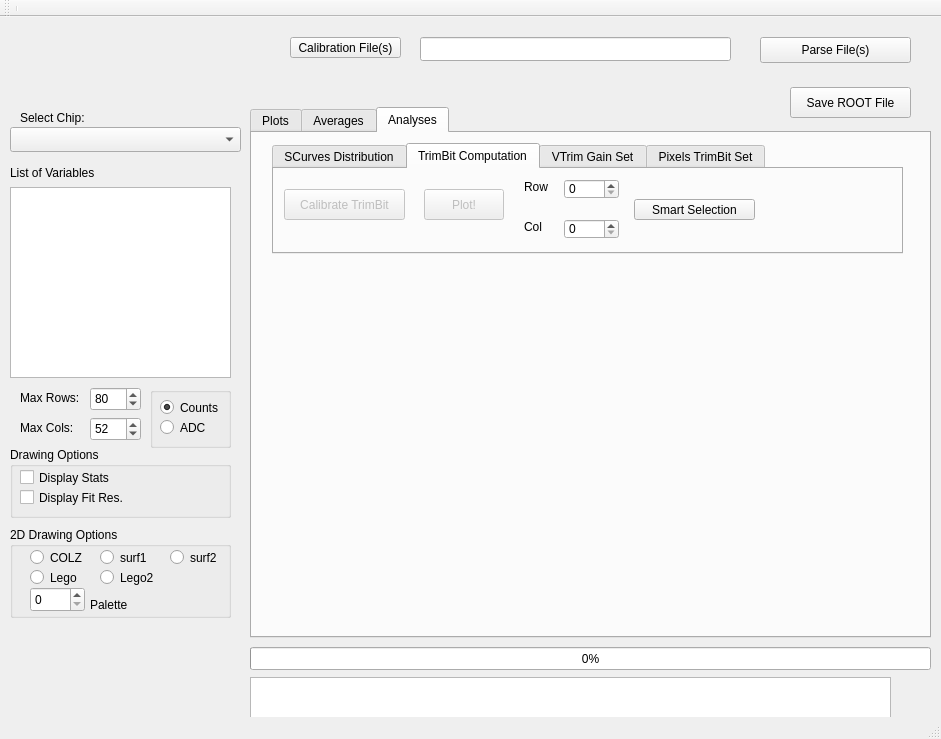
<?xml version="1.0" encoding="UTF-8"?>
<ui version="4.0">
 <class>MainWindow</class>
 <widget class="QMainWindow" name="MainWindow">
  <property name="geometry">
   <rect>
    <x>0</x>
    <y>0</y>
    <width>941</width>
    <height>739</height>
   </rect>
  </property>
  <property name="windowTitle">
   <string>MainWindow</string>
  </property>
  <widget class="QWidget" name="centralWidget">
   <widget class="QLabel" name="variablesL">
    <property name="geometry">
     <rect>
      <x>10</x>
      <y>140</y>
      <width>131</width>
      <height>31</height>
     </rect>
    </property>
    <property name="text">
     <string>List of Variables</string>
    </property>
   </widget>
   <widget class="QListWidget" name="variablesLW">
    <property name="geometry">
     <rect>
      <x>10</x>
      <y>170</y>
      <width>221</width>
      <height>191</height>
     </rect>
    </property>
   </widget>
   <widget class="QPushButton" name="pushButton">
    <property name="geometry">
     <rect>
      <x>290</x>
      <y>20</y>
      <width>111</width>
      <height>21</height>
     </rect>
    </property>
    <property name="text">
     <string>Calibration File(s)</string>
    </property>
   </widget>
   <widget class="QLineEdit" name="fileNameLE">
    <property name="geometry">
     <rect>
      <x>420</x>
      <y>20</y>
      <width>311</width>
      <height>24</height>
     </rect>
    </property>
    <property name="readOnly">
     <bool>true</bool>
    </property>
   </widget>
   <widget class="QLabel" name="maxRL">
    <property name="geometry">
     <rect>
      <x>20</x>
      <y>370</y>
      <width>71</width>
      <height>21</height>
     </rect>
    </property>
    <property name="text">
     <string>Max Rows:</string>
    </property>
   </widget>
   <widget class="QSpinBox" name="MaxRSB">
    <property name="geometry">
     <rect>
      <x>90</x>
      <y>370</y>
      <width>51</width>
      <height>24</height>
     </rect>
    </property>
    <property name="value">
     <number>80</number>
    </property>
   </widget>
   <widget class="QLabel" name="MaxCL">
    <property name="geometry">
     <rect>
      <x>20</x>
      <y>400</y>
      <width>61</width>
      <height>21</height>
     </rect>
    </property>
    <property name="text">
     <string>Max Cols:</string>
    </property>
   </widget>
   <widget class="QSpinBox" name="MaxCSB">
    <property name="geometry">
     <rect>
      <x>90</x>
      <y>400</y>
      <width>51</width>
      <height>24</height>
     </rect>
    </property>
    <property name="value">
     <number>52</number>
    </property>
   </widget>
   <widget class="QLabel" name="spcL">
    <property name="geometry">
     <rect>
      <x>20</x>
      <y>90</y>
      <width>101</width>
      <height>21</height>
     </rect>
    </property>
    <property name="text">
     <string>Select Chip:</string>
    </property>
   </widget>
   <widget class="QComboBox" name="spcCB">
    <property name="geometry">
     <rect>
      <x>10</x>
      <y>110</y>
      <width>231</width>
      <height>25</height>
     </rect>
    </property>
   </widget>
   <widget class="QPushButton" name="savFilePB">
    <property name="geometry">
     <rect>
      <x>790</x>
      <y>70</y>
      <width>121</width>
      <height>31</height>
     </rect>
    </property>
    <property name="text">
     <string>Save ROOT File</string>
    </property>
   </widget>
   <widget class="QTabWidget" name="actionsTB">
    <property name="geometry">
     <rect>
      <x>250</x>
      <y>90</y>
      <width>681</width>
      <height>531</height>
     </rect>
    </property>
    <property name="currentIndex">
     <number>2</number>
    </property>
    <widget class="QWidget" name="PlotsT">
     <attribute name="title">
      <string>Plots</string>
     </attribute>
     <widget class="TQtWidget" name="canvasTQTW" native="true">
      <property name="geometry">
       <rect>
        <x>10</x>
        <y>10</y>
        <width>661</width>
        <height>401</height>
       </rect>
      </property>
     </widget>
     <widget class="QLabel" name="colL">
      <property name="geometry">
       <rect>
        <x>100</x>
        <y>430</y>
        <width>41</width>
        <height>16</height>
       </rect>
      </property>
      <property name="text">
       <string>Col</string>
      </property>
     </widget>
     <widget class="QSpinBox" name="colSB">
      <property name="geometry">
       <rect>
        <x>90</x>
        <y>450</y>
        <width>55</width>
        <height>25</height>
       </rect>
      </property>
      <property name="maximum">
       <number>52</number>
      </property>
     </widget>
     <widget class="QSpinBox" name="rowSB">
      <property name="geometry">
       <rect>
        <x>20</x>
        <y>450</y>
        <width>55</width>
        <height>25</height>
       </rect>
      </property>
      <property name="maximum">
       <number>80</number>
      </property>
     </widget>
     <widget class="QLabel" name="rowL">
      <property name="geometry">
       <rect>
        <x>30</x>
        <y>430</y>
        <width>41</width>
        <height>16</height>
       </rect>
      </property>
      <property name="text">
       <string>Row</string>
      </property>
     </widget>
     <widget class="QPushButton" name="smartSelectionPB">
      <property name="enabled">
       <bool>false</bool>
      </property>
      <property name="geometry">
       <rect>
        <x>180</x>
        <y>450</y>
        <width>151</width>
        <height>31</height>
       </rect>
      </property>
      <property name="text">
       <string>Smart Selection</string>
      </property>
     </widget>
     <widget class="QPushButton" name="fitADCPB">
      <property name="enabled">
       <bool>false</bool>
      </property>
      <property name="geometry">
       <rect>
        <x>380</x>
        <y>450</y>
        <width>131</width>
        <height>26</height>
       </rect>
      </property>
      <property name="text">
       <string>Fit Calibrations</string>
      </property>
     </widget>
    </widget>
    <widget class="QWidget" name="AveragesT">
     <attribute name="title">
      <string>Averages</string>
     </attribute>
     <widget class="TQtWidget" name="canvasAverageTQTW" native="true">
      <property name="geometry">
       <rect>
        <x>20</x>
        <y>20</y>
        <width>641</width>
        <height>431</height>
       </rect>
      </property>
     </widget>
     <widget class="QPushButton" name="sumPlotsPB">
      <property name="geometry">
       <rect>
        <x>20</x>
        <y>460</y>
        <width>101</width>
        <height>26</height>
       </rect>
      </property>
      <property name="text">
       <string>Sum Plots</string>
      </property>
     </widget>
    </widget>
    <widget class="QWidget" name="AnalT">
     <attribute name="title">
      <string>Analyses</string>
     </attribute>
     <widget class="TQtWidget" name="canvasAnalysisTQTW" native="true">
      <property name="geometry">
       <rect>
        <x>20</x>
        <y>140</y>
        <width>631</width>
        <height>361</height>
       </rect>
      </property>
     </widget>
     <widget class="QTabWidget" name="anayseTabs">
      <property name="enabled">
       <bool>true</bool>
      </property>
      <property name="geometry">
       <rect>
        <x>20</x>
        <y>10</y>
        <width>631</width>
        <height>111</height>
       </rect>
      </property>
      <property name="currentIndex">
       <number>1</number>
      </property>
      <widget class="QWidget" name="SCurvesT">
       <attribute name="title">
        <string>SCurves Distribution</string>
       </attribute>
       <widget class="QPushButton" name="fitSCurvePB">
        <property name="geometry">
         <rect>
          <x>10</x>
          <y>10</y>
          <width>80</width>
          <height>31</height>
         </rect>
        </property>
        <property name="text">
         <string>Fit S-Curves</string>
        </property>
       </widget>
       <widget class="QCheckBox" name="likelihoodCB">
        <property name="geometry">
         <rect>
          <x>10</x>
          <y>50</y>
          <width>83</width>
          <height>21</height>
         </rect>
        </property>
        <property name="text">
         <string>Likelihood</string>
        </property>
       </widget>
       <widget class="QPushButton" name="plotDistributionsB">
        <property name="enabled">
         <bool>false</bool>
        </property>
        <property name="geometry">
         <rect>
          <x>100</x>
          <y>15</y>
          <width>111</width>
          <height>41</height>
         </rect>
        </property>
        <property name="text">
         <string>Plot Distributions</string>
        </property>
       </widget>
       <widget class="QPushButton" name="gaussFitPB">
        <property name="enabled">
         <bool>false</bool>
        </property>
        <property name="geometry">
         <rect>
          <x>340</x>
          <y>0</y>
          <width>111</width>
          <height>26</height>
         </rect>
        </property>
        <property name="text">
         <string>Fit Distributions</string>
        </property>
       </widget>
       <widget class="QPushButton" name="OptValPB">
        <property name="enabled">
         <bool>false</bool>
        </property>
        <property name="geometry">
         <rect>
          <x>460</x>
          <y>5</y>
          <width>91</width>
          <height>31</height>
         </rect>
        </property>
        <property name="text">
         <string>Find Opt. Val.</string>
        </property>
       </widget>
       <widget class="QCheckBox" name="minCB">
        <property name="geometry">
         <rect>
          <x>560</x>
          <y>0</y>
          <width>51</width>
          <height>21</height>
         </rect>
        </property>
        <property name="text">
         <string>Min</string>
        </property>
       </widget>
       <widget class="QCheckBox" name="fitCB">
        <property name="enabled">
         <bool>false</bool>
        </property>
        <property name="geometry">
         <rect>
          <x>560</x>
          <y>20</y>
          <width>41</width>
          <height>21</height>
         </rect>
        </property>
        <property name="text">
         <string>Fit</string>
        </property>
       </widget>
       <widget class="QPushButton" name="saveResultPB">
        <property name="enabled">
         <bool>false</bool>
        </property>
        <property name="geometry">
         <rect>
          <x>460</x>
          <y>40</y>
          <width>91</width>
          <height>21</height>
         </rect>
        </property>
        <property name="text">
         <string>Save Result</string>
        </property>
       </widget>
       <widget class="QLineEdit" name="optValFileSaveLE">
        <property name="geometry">
         <rect>
          <x>460</x>
          <y>64</y>
          <width>141</width>
          <height>21</height>
         </rect>
        </property>
       </widget>
       <widget class="QLabel" name="label">
        <property name="geometry">
         <rect>
          <x>600</x>
          <y>70</y>
          <width>31</width>
          <height>20</height>
         </rect>
        </property>
        <property name="text">
         <string>.txt</string>
        </property>
       </widget>
       <widget class="QPushButton" name="Thr2DPlotPB">
        <property name="enabled">
         <bool>false</bool>
        </property>
        <property name="geometry">
         <rect>
          <x>220</x>
          <y>0</y>
          <width>111</width>
          <height>26</height>
         </rect>
        </property>
        <property name="text">
         <string>Plot 2D</string>
        </property>
       </widget>
       <widget class="QGroupBox" name="thrSigGB">
        <property name="geometry">
         <rect>
          <x>220</x>
          <y>30</y>
          <width>111</width>
          <height>51</height>
         </rect>
        </property>
        <property name="title">
         <string/>
        </property>
        <widget class="QRadioButton" name="thr2DRB">
         <property name="geometry">
          <rect>
           <x>10</x>
           <y>10</y>
           <width>97</width>
           <height>16</height>
          </rect>
         </property>
         <property name="text">
          <string>Threashold</string>
         </property>
         <property name="checked">
          <bool>true</bool>
         </property>
        </widget>
        <widget class="QRadioButton" name="sigma2DRB">
         <property name="geometry">
          <rect>
           <x>10</x>
           <y>30</y>
           <width>71</width>
           <height>21</height>
          </rect>
         </property>
         <property name="text">
          <string>Sigma</string>
         </property>
        </widget>
       </widget>
      </widget>
      <widget class="QWidget" name="TrimCT">
       <attribute name="title">
        <string>TrimBit Computation</string>
       </attribute>
       <widget class="QPushButton" name="calVTrimPB">
        <property name="enabled">
         <bool>false</bool>
        </property>
        <property name="geometry">
         <rect>
          <x>10</x>
          <y>20</y>
          <width>121</width>
          <height>31</height>
         </rect>
        </property>
        <property name="text">
         <string>Calibrate TrimBit</string>
        </property>
       </widget>
       <widget class="QPushButton" name="plotVTrimPB">
        <property name="enabled">
         <bool>false</bool>
        </property>
        <property name="geometry">
         <rect>
          <x>150</x>
          <y>20</y>
          <width>80</width>
          <height>31</height>
         </rect>
        </property>
        <property name="text">
         <string>Plot!</string>
        </property>
       </widget>
       <widget class="QSpinBox" name="rowSB_A">
        <property name="geometry">
         <rect>
          <x>290</x>
          <y>10</y>
          <width>55</width>
          <height>20</height>
         </rect>
        </property>
        <property name="maximum">
         <number>80</number>
        </property>
       </widget>
       <widget class="QSpinBox" name="colSB_A">
        <property name="geometry">
         <rect>
          <x>290</x>
          <y>50</y>
          <width>55</width>
          <height>20</height>
         </rect>
        </property>
        <property name="maximum">
         <number>52</number>
        </property>
       </widget>
       <widget class="QLabel" name="rowL_A">
        <property name="geometry">
         <rect>
          <x>250</x>
          <y>10</y>
          <width>41</width>
          <height>16</height>
         </rect>
        </property>
        <property name="text">
         <string>Row</string>
        </property>
       </widget>
       <widget class="QLabel" name="colL_A">
        <property name="geometry">
         <rect>
          <x>250</x>
          <y>50</y>
          <width>41</width>
          <height>16</height>
         </rect>
        </property>
        <property name="text">
         <string>Col</string>
        </property>
       </widget>
       <widget class="QPushButton" name="smartSelection_trimPB">
        <property name="geometry">
         <rect>
          <x>360</x>
          <y>30</y>
          <width>121</width>
          <height>21</height>
         </rect>
        </property>
        <property name="text">
         <string>Smart Selection</string>
        </property>
       </widget>
      </widget>
      <widget class="QWidget" name="VTrimT">
       <attribute name="title">
        <string>VTrim Gain Set</string>
       </attribute>
       <widget class="QPushButton" name="vTrimOptPB">
        <property name="enabled">
         <bool>false</bool>
        </property>
        <property name="geometry">
         <rect>
          <x>10</x>
          <y>10</y>
          <width>191</width>
          <height>26</height>
         </rect>
        </property>
        <property name="text">
         <string>Find VTrim Optimum</string>
        </property>
       </widget>
       <widget class="QLabel" name="optValueL">
        <property name="geometry">
         <rect>
          <x>230</x>
          <y>10</y>
          <width>71</width>
          <height>21</height>
         </rect>
        </property>
        <property name="text">
         <string>VTrim Value</string>
        </property>
       </widget>
       <widget class="QLineEdit" name="optValueLE">
        <property name="geometry">
         <rect>
          <x>230</x>
          <y>30</y>
          <width>71</width>
          <height>25</height>
         </rect>
        </property>
        <property name="readOnly">
         <bool>true</bool>
        </property>
       </widget>
       <widget class="QPushButton" name="saveVTrimValuesPB">
        <property name="enabled">
         <bool>false</bool>
        </property>
        <property name="geometry">
         <rect>
          <x>320</x>
          <y>30</y>
          <width>101</width>
          <height>26</height>
         </rect>
        </property>
        <property name="text">
         <string>Save All Values</string>
        </property>
       </widget>
       <widget class="QLineEdit" name="savedVTrimValuesLE">
        <property name="geometry">
         <rect>
          <x>440</x>
          <y>30</y>
          <width>151</width>
          <height>25</height>
         </rect>
        </property>
       </widget>
       <widget class="QLabel" name="label_2">
        <property name="geometry">
         <rect>
          <x>600</x>
          <y>40</y>
          <width>31</width>
          <height>16</height>
         </rect>
        </property>
        <property name="text">
         <string>.txt</string>
        </property>
       </widget>
       <widget class="QPushButton" name="fineTunePB">
        <property name="enabled">
         <bool>false</bool>
        </property>
        <property name="geometry">
         <rect>
          <x>49</x>
          <y>50</y>
          <width>111</width>
          <height>26</height>
         </rect>
        </property>
        <property name="text">
         <string>Fine Tuning</string>
        </property>
       </widget>
      </widget>
      <widget class="QWidget" name="PxTrimT">
       <attribute name="title">
        <string>Pixels TrimBit Set</string>
       </attribute>
       <widget class="QPushButton" name="setTrimBitPB">
        <property name="enabled">
         <bool>false</bool>
        </property>
        <property name="geometry">
         <rect>
          <x>10</x>
          <y>30</y>
          <width>131</width>
          <height>26</height>
         </rect>
        </property>
        <property name="text">
         <string>Set TrimBit</string>
        </property>
       </widget>
       <widget class="QLabel" name="label_3">
        <property name="geometry">
         <rect>
          <x>190</x>
          <y>30</y>
          <width>81</width>
          <height>31</height>
         </rect>
        </property>
        <property name="text">
         <string>Save file as:</string>
        </property>
       </widget>
       <widget class="QLineEdit" name="saveTrimCorrectionsPB">
        <property name="geometry">
         <rect>
          <x>270</x>
          <y>30</y>
          <width>201</width>
          <height>25</height>
         </rect>
        </property>
       </widget>
       <widget class="QLabel" name="label_4">
        <property name="geometry">
         <rect>
          <x>470</x>
          <y>40</y>
          <width>31</width>
          <height>16</height>
         </rect>
        </property>
        <property name="text">
         <string>.txt</string>
        </property>
       </widget>
      </widget>
     </widget>
    </widget>
   </widget>
   <widget class="QPushButton" name="makePlotsPB">
    <property name="geometry">
     <rect>
      <x>760</x>
      <y>20</y>
      <width>151</width>
      <height>26</height>
     </rect>
    </property>
    <property name="text">
     <string>Parse File(s)</string>
    </property>
   </widget>
   <widget class="QGroupBox" name="drawOptGB">
    <property name="geometry">
     <rect>
      <x>10</x>
      <y>510</y>
      <width>221</width>
      <height>91</height>
     </rect>
    </property>
    <property name="title">
     <string>2D Drawing Options</string>
    </property>
    <widget class="QRadioButton" name="colzRB">
     <property name="geometry">
      <rect>
       <x>20</x>
       <y>20</y>
       <width>61</width>
       <height>21</height>
      </rect>
     </property>
     <property name="text">
      <string>COLZ</string>
     </property>
    </widget>
    <widget class="QRadioButton" name="surf1RB">
     <property name="geometry">
      <rect>
       <x>90</x>
       <y>20</y>
       <width>61</width>
       <height>21</height>
      </rect>
     </property>
     <property name="text">
      <string>surf1</string>
     </property>
    </widget>
    <widget class="QRadioButton" name="surf2RB">
     <property name="geometry">
      <rect>
       <x>160</x>
       <y>20</y>
       <width>61</width>
       <height>21</height>
      </rect>
     </property>
     <property name="text">
      <string>surf2</string>
     </property>
    </widget>
    <widget class="QRadioButton" name="legoRB">
     <property name="geometry">
      <rect>
       <x>20</x>
       <y>40</y>
       <width>61</width>
       <height>21</height>
      </rect>
     </property>
     <property name="text">
      <string>Lego</string>
     </property>
    </widget>
    <widget class="QRadioButton" name="lego2RB">
     <property name="geometry">
      <rect>
       <x>90</x>
       <y>40</y>
       <width>71</width>
       <height>21</height>
      </rect>
     </property>
     <property name="text">
      <string>Lego2</string>
     </property>
    </widget>
    <widget class="QSpinBox" name="paletteSB">
     <property name="geometry">
      <rect>
       <x>20</x>
       <y>60</y>
       <width>55</width>
       <height>25</height>
      </rect>
     </property>
     <property name="maximum">
      <number>5</number>
     </property>
    </widget>
    <widget class="QLabel" name="label_5">
     <property name="geometry">
      <rect>
       <x>80</x>
       <y>70</y>
       <width>56</width>
       <height>15</height>
      </rect>
     </property>
     <property name="text">
      <string>Palette</string>
     </property>
    </widget>
   </widget>
   <widget class="QGroupBox" name="drawGB">
    <property name="geometry">
     <rect>
      <x>10</x>
      <y>430</y>
      <width>221</width>
      <height>71</height>
     </rect>
    </property>
    <property name="title">
     <string>Drawing Options</string>
    </property>
    <widget class="QCheckBox" name="displayStatCB">
     <property name="geometry">
      <rect>
       <x>10</x>
       <y>20</y>
       <width>101</width>
       <height>21</height>
      </rect>
     </property>
     <property name="text">
      <string>Display Stats</string>
     </property>
    </widget>
    <widget class="QCheckBox" name="displayFitCB">
     <property name="geometry">
      <rect>
       <x>10</x>
       <y>40</y>
       <width>111</width>
       <height>21</height>
      </rect>
     </property>
     <property name="text">
      <string>Display Fit Res.</string>
     </property>
    </widget>
   </widget>
   <widget class="QProgressBar" name="progressBar">
    <property name="geometry">
     <rect>
      <x>250</x>
      <y>630</y>
      <width>681</width>
      <height>23</height>
     </rect>
    </property>
    <property name="styleSheet">
     <string notr="true"/>
    </property>
    <property name="value">
     <number>0</number>
    </property>
    <property name="textVisible">
     <bool>true</bool>
    </property>
    <property name="invertedAppearance">
     <bool>false</bool>
    </property>
    <property name="textDirection">
     <enum>QProgressBar::TopToBottom</enum>
    </property>
   </widget>
   <widget class="QTextEdit" name="uMessangerTE">
    <property name="geometry">
     <rect>
      <x>250</x>
      <y>660</y>
      <width>641</width>
      <height>51</height>
     </rect>
    </property>
    <property name="readOnly">
     <bool>true</bool>
    </property>
   </widget>
   <widget class="QGroupBox" name="whatGB">
    <property name="enabled">
     <bool>true</bool>
    </property>
    <property name="geometry">
     <rect>
      <x>150</x>
      <y>370</y>
      <width>81</width>
      <height>61</height>
     </rect>
    </property>
    <property name="title">
     <string/>
    </property>
    <property name="checkable">
     <bool>false</bool>
    </property>
    <widget class="QRadioButton" name="countsRB">
     <property name="geometry">
      <rect>
       <x>10</x>
       <y>10</y>
       <width>71</width>
       <height>21</height>
      </rect>
     </property>
     <property name="text">
      <string>Counts</string>
     </property>
     <property name="checked">
      <bool>true</bool>
     </property>
    </widget>
    <widget class="QRadioButton" name="adcRB">
     <property name="geometry">
      <rect>
       <x>10</x>
       <y>30</y>
       <width>51</width>
       <height>21</height>
      </rect>
     </property>
     <property name="text">
      <string>ADC</string>
     </property>
    </widget>
   </widget>
  </widget>
  <widget class="QToolBar" name="mainToolBar">
   <attribute name="toolBarArea">
    <enum>TopToolBarArea</enum>
   </attribute>
   <attribute name="toolBarBreak">
    <bool>false</bool>
   </attribute>
   <addaction name="separator"/>
  </widget>
  <widget class="QStatusBar" name="statusBar"/>
 </widget>
 <layoutdefault spacing="6" margin="11"/>
 <customwidgets>
  <customwidget>
   <class>TQtWidget</class>
   <extends>QWidget</extends>
   <header>TQtWidget.h</header>
   <container>1</container>
  </customwidget>
 </customwidgets>
 <resources/>
 <connections/>
</ui>
